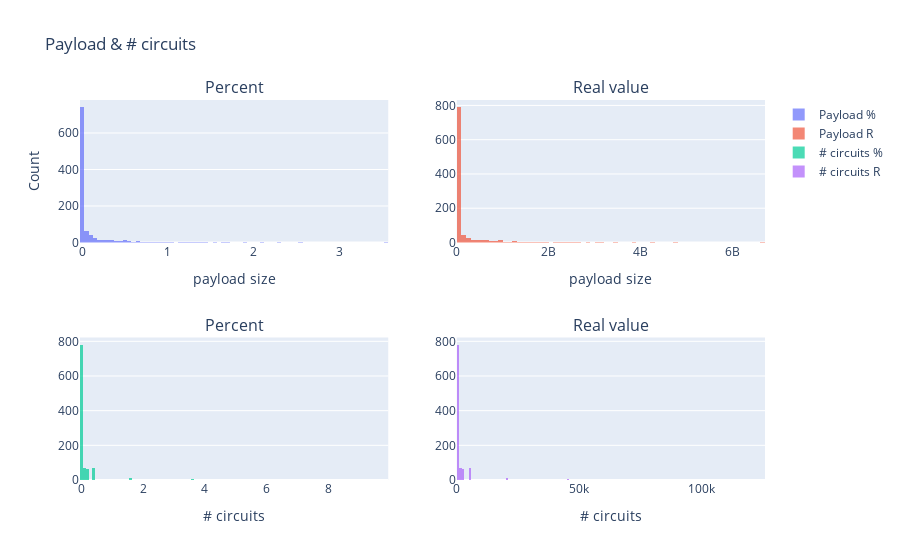

This figure's notebook cell:
### Markdown cell above
#### Histogram
Histogram of payload size/number of circuits. Does there are any interesting features in the distribution ?

### Code cell
list_payload_size = tele_file["payload_size"].tolist()
list_nb_circuits = tele_file["nb_circuits"].tolist()

payload_size_percent = []
nb_circuits_percent = []

for payload_size, nb_circuits in zip(list_payload_size, list_nb_circuits):
    payload_size_percent.append(payload_size * 100 / sum(list_payload_size))
    nb_circuits_percent.append(nb_circuits * 100 / sum(list_nb_circuits))

print("Size of dataframe : ", len(payload_size_percent))

fig_series = make_subplots(rows=2, cols=2, subplot_titles=("Percent", "Real value", "Percent", "Real value"))

fig_series.add_trace(go.Histogram(x=payload_size_percent, name='Payload %'), row=1, col=1)
fig_series.add_trace(go.Histogram(x=list_payload_size, name='Payload R'), row=1, col=2)
fig_series.update_xaxes(title_text="payload size", row=1)

fig_series.add_trace(go.Histogram(x=nb_circuits_percent, name='# circuits %'), row=2, col=1)
fig_series.add_trace(go.Histogram(x=list_nb_circuits, name='# circuits R'), row=2, col=2)
fig_series.update_xaxes(title_text="# circuits", row=2)

fig_series.update_layout(
    title_text='Payload & # circuits',
    yaxis_title="Count",
    barmode="overlay")
fig_series.update_xaxes(title_text="# circuits", row=2)
fig_series.update_traces(opacity=0.7)

interac_o_static(fig_series)

### Figure 1 — Plotly figure (JSON) as saved in the notebook; plotly's stock layout.template omitted (floating-point values rounded to 4 significant figures; data arrays with more than 128 entries replaced by an {"elided": "..."} marker saying what was removed)
{"data": [{"name": "Payload %", "opacity": 0.7, "type": "histogram", "x": {"elided": "999 float values"}, "xaxis": "x", "yaxis": "y"}, {"name": "Payload R", "opacity": 0.7, "type": "histogram", "x": {"elided": "999 int values"}, "xaxis": "x2", "yaxis": "y2"}, {"name": "# circuits %", "opacity": 0.7, "type": "histogram", "x": {"elided": "999 float values"}, "xaxis": "x3", "yaxis": "y3"}, {"name": "# circuits R", "opacity": 0.7, "type": "histogram", "x": {"elided": "999 int values"}, "xaxis": "x4", "yaxis": "y4"}], "layout": {"annotations": [{"font": {"size": 16}, "showarrow": false, "text": "Percent", "x": 0.225, "xanchor": "center", "xref": "paper", "y": 1, "yanchor": "bottom", "yref": "paper"}, {"font": {"size": 16}, "showarrow": false, "text": "Real value", "x": 0.775, "xanchor": "center", "xref": "paper", "y": 1, "yanchor": "bottom", "yref": "paper"}, {"font": {"size": 16}, "showarrow": false, "text": "Percent", "x": 0.225, "xanchor": "center", "xref": "paper", "y": 0.375, "yanchor": "bottom", "yref": "paper"}, {"font": {"size": 16}, "showarrow": false, "text": "Real value", "x": 0.775, "xanchor": "center", "xref": "paper", "y": 0.375, "yanchor": "bottom", "yref": "paper"}], "barmode": "overlay", "title": {"text": "Payload & # circuits"}, "xaxis": {"anchor": "y", "domain": [0, 0.45], "title": {"text": "payload size"}}, "xaxis2": {"anchor": "y2", "domain": [0.55, 1], "title": {"text": "payload size"}}, "xaxis3": {"anchor": "y3", "domain": [0, 0.45], "title": {"text": "# circuits"}}, "xaxis4": {"anchor": "y4", "domain": [0.55, 1], "title": {"text": "# circuits"}}, "yaxis": {"anchor": "x", "domain": [0.625, 1], "title": {"text": "Count"}}, "yaxis2": {"anchor": "x2", "domain": [0.625, 1]}, "yaxis3": {"anchor": "x3", "domain": [0, 0.375]}, "yaxis4": {"anchor": "x4", "domain": [0, 0.375]}}}
